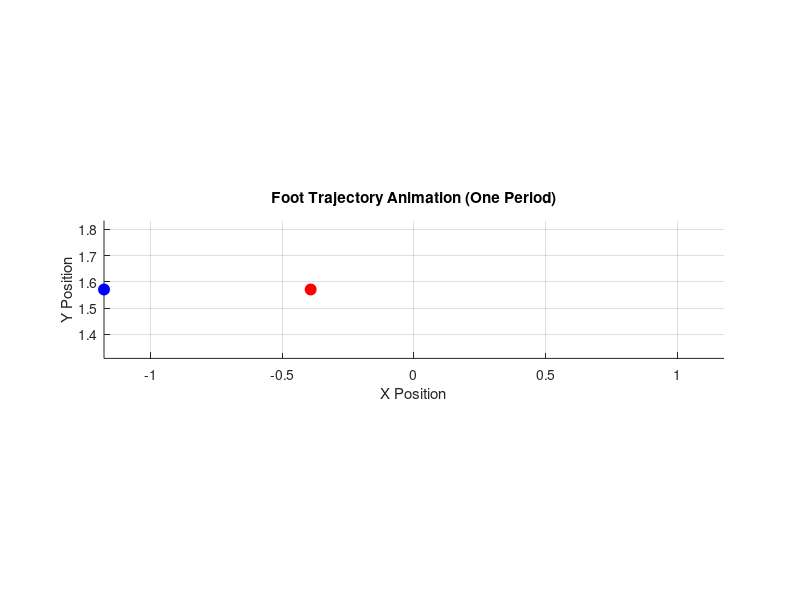

The MATLAB script that drew this image:
%copy from here

% Define parameters
omega = 10;              % Angular frequency for both hip and knee (rad/s)
hip_amp = pi / 8;       % Amplitude of hip oscillation
knee_amp = pi / 12;     % Amplitude of knee oscillation
phase_offset = pi;      % Phase offset for the right leg
num_points = 10;       % Number of points to generate (sets resolution)

% Calculate the period for one full cycle
T = 2 * pi / abs(omega);  % Period for one full cycle

% Define time vector over one period with num_points points
t = linspace(0, T, num_points);  % Time vector for one period

% Compute joint angles
q1_des = -pi/4 + hip_amp * cos(omega * t);             % Left hip
q2_des = pi/2 + knee_amp * sin(omega * t);             % Left knee
q3_des = -pi/4 + hip_amp * cos(omega * t + phase_offset); % Right hip
q4_des = pi/2 + knee_amp * sin(omega * t + phase_offset); % Right knee

% Combine results into pts_foot matrix (for one period)
pts_foot = [q1_des; q2_des; q3_des; q4_des; t];

%to HERE!

%the rest is just to debug the points.

% Display total trajectory time
total_trajectory_time = t(end) - t(1);
fprintf('Total Trajectory Time (one period): %.2f seconds\n', total_trajectory_time);

% Display pts_foot for inspection (optional)
disp('pts_foot =');
disp(pts_foot);


% Animation setup (optional)
figure;
hold on;
xlabel('X Position');
ylabel('Y Position');
title('Foot Trajectory Animation (One Period)');
axis equal;
grid on;
xlim([-pi/4 - hip_amp, pi/4 + hip_amp]);  % Set x-axis limits
ylim([pi/2 - knee_amp, pi/2 + knee_amp]); % Set y-axis limits

% Initialize plot elements
left_foot_plot = plot(0, 0, 'ro', 'MarkerSize', 8, 'MarkerFaceColor', 'r');
right_foot_plot = plot(0, 0, 'bo', 'MarkerSize', 8, 'MarkerFaceColor', 'b');

% Animate the points (optional)
for i = 1:num_points
    % Update left foot position (x, y) based on q1_des, q2_des
    left_x = q1_des(i);
    left_y = q2_des(i);
    
    % Update right foot position (x, y) based on q3_des, q4_des
    right_x = q3_des(i);
    right_y = q4_des(i);
    
    % Update plots
    set(left_foot_plot, 'XData', left_x, 'YData', left_y);
    set(right_foot_plot, 'XData', right_x, 'YData', right_y);
    
    % Pause to create animation effect
    pause(0.05);
end

hold off;
